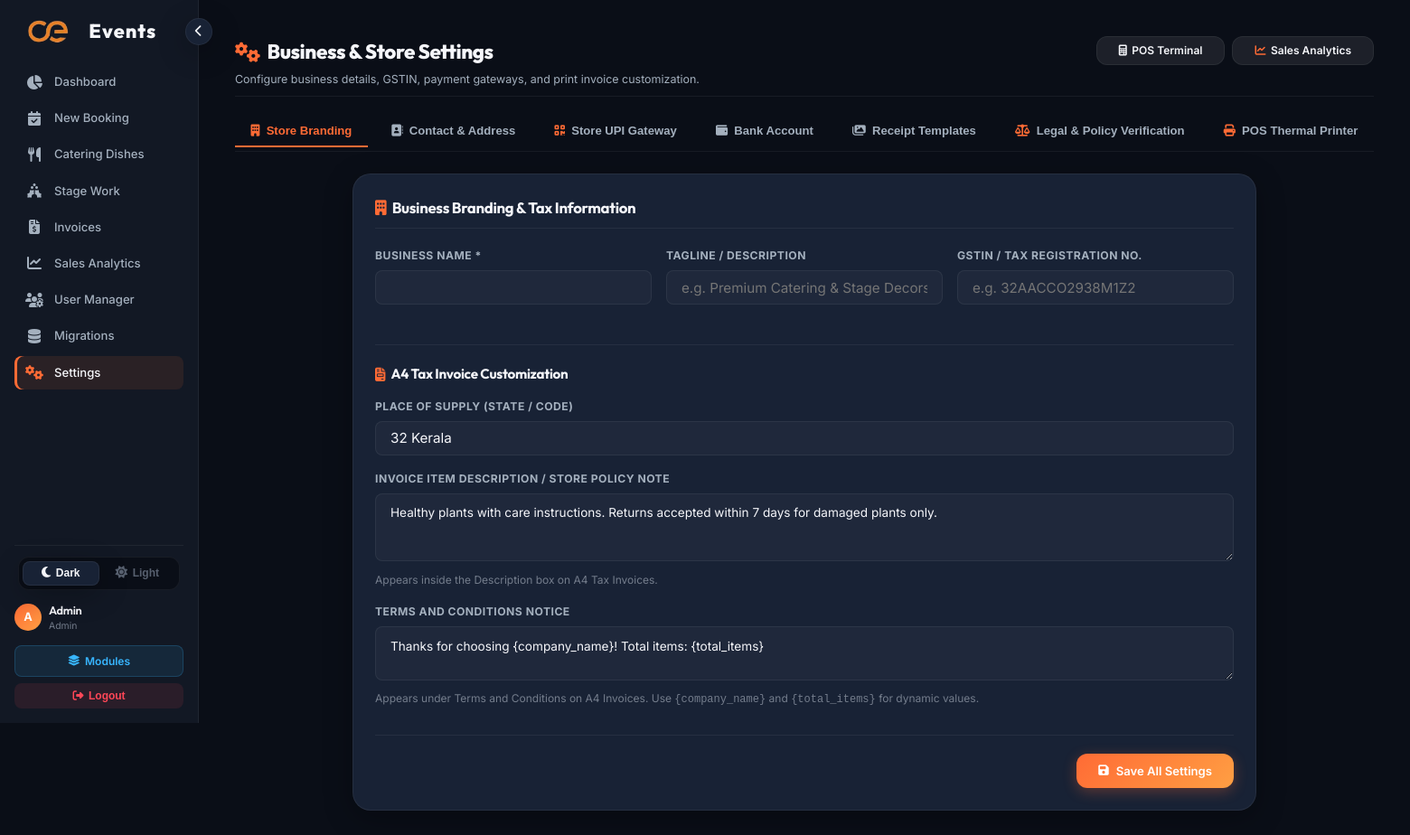
/admin/settings.php (signed in), run on an earlier commit of the app's database.
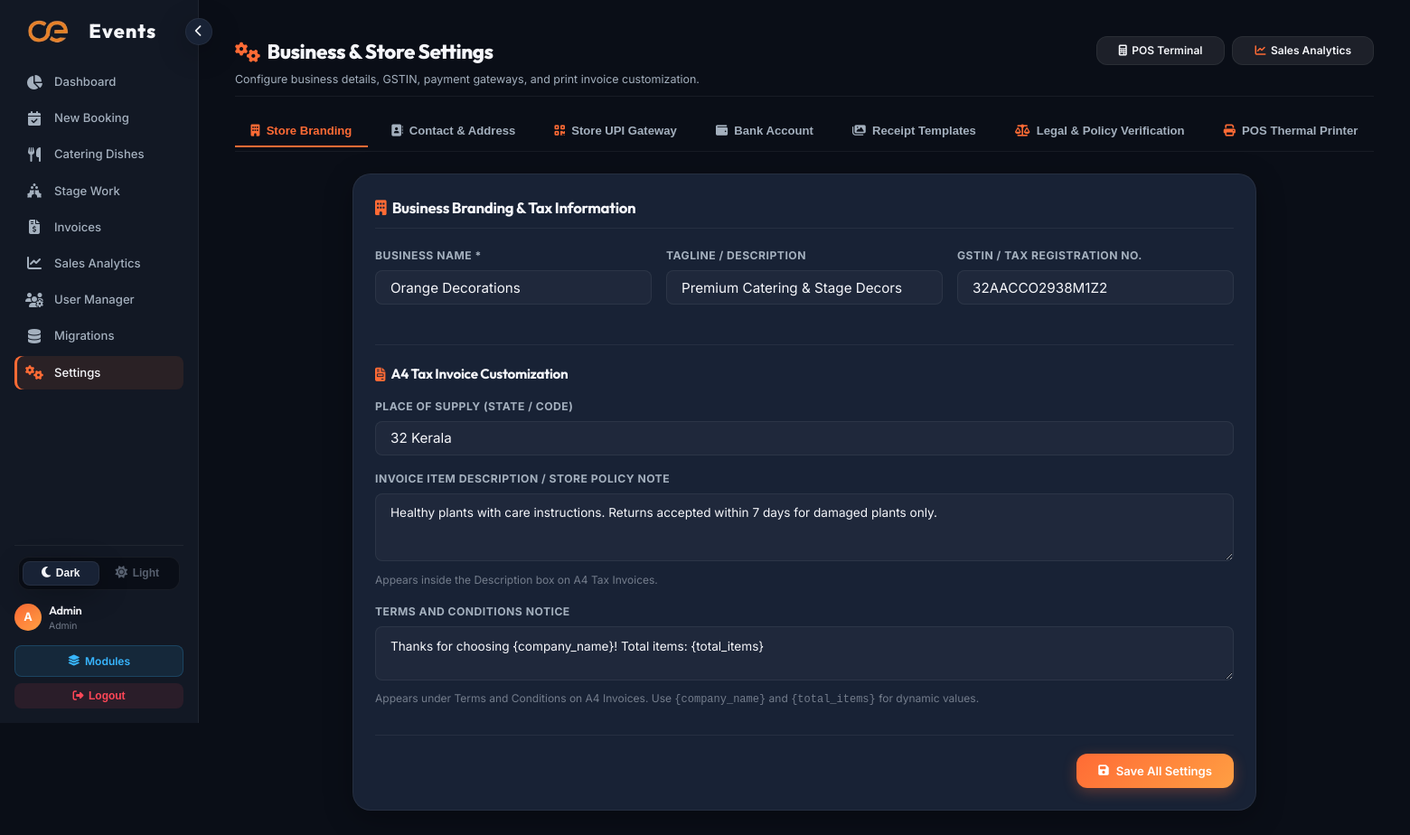
And on a later commit of the database.
### tables this page shows
CREATE TABLE IF NOT EXISTS `settings` (
    `key` VARCHAR(100) PRIMARY KEY,
    `value` TEXT DEFAULT NULL,
    `updated_at` TIMESTAMP DEFAULT CURRENT_TIMESTAMP ON UPDATE CURRENT_TIMESTAMP
);

### includes/functions.php (called while the page is built, shortened)
<?php
function h($str)
{
    return htmlspecialchars($str ?? '', ENT_QUOTES, 'UTF-8');
}
function get_settings()
{
    static $settings = null;
    if ($settings === null) {
        $settings = [];
        try {
            $db = get_db_connection();
            $stmt = $db->query("SELECT `key`, `value` FROM `settings`");
            $rows = $stmt->fetchAll(PDO::FETCH_ASSOC);
            foreach ($rows as $row) {
                $settings[$row['key']] = $row['value'];
            }
        } catch (Throwable $e) {
        }
    }
    return $settings;
}

### admin/settings.php (the view, shortened to what the rows shown need)
<?php
require_once __DIR__ . '/../includes/header.php';
$settings = get_settings();
?>
<div class="content-header" style="margin-bottom: 1.25rem; padding-bottom: 0.5rem; border-bottom: 1px solid var(--border-color); display: flex; justify-content: space-between; align-items: flex-start; flex-wrap: wrap; gap: 1rem;">
    <div class="header-title">
        <h1 style="display:flex; align-items:center; gap:0.5rem; font-size:1.4rem; font-weight:800; color:var(--text-primary); margin:0;">
            <i class="fa-solid fa-gears" style="color:var(--accent-color);"></i>
            Business & Store Settings
        </h1>
    </div>
</div>
<form action="" method="POST" enctype="multipart/form-data">
    <div class="settings-card" style="max-width: 1000px; margin: 0 auto 3rem auto;">
        <div id="tab-branding" class="tab-content" style="display: block;">
            <h2 style="font-size:1.05rem; font-weight:700; color:var(--text-primary); margin:0 0 1.25rem 0; border-bottom:1px solid var(--border-color); padding-bottom:0.5rem; display:flex; align-items:center; gap:0.4rem;">
                <i class="fa-solid fa-building" style="color:var(--accent-color);"></i> Business Branding & Tax Information
            </h2>
            <div style="display: grid; grid-template-columns: repeat(auto-fit, minmax(240px, 1fr)); gap: 1rem;">
                <div class="form-group">
                    <label for="company_subtitle" class="form-group-label">Tagline / Description</label>
                    <input type="text" id="company_subtitle" name="company_subtitle" class="form-control" value="<?= h(isset($settings['company_subtitle']) ? $settings['company_subtitle'] : '') ?>" placeholder="e.g. Premium Catering & Stage Decors" style="background:var(--bg-control); border:1px solid var(--border-color); color:var(--text-primary); height:38px;">
                </div>
            </div>
        </div>
    </div>
</form>
<?php
require_once __DIR__ . '/../includes/footer.php';
?>

What changed in the data, as far as the page shows it:
added settings: company_subtitle "Premium Catering & Stage Decors"
Also different on the page:
form field company_name: (not shown) → "Orange Decorations"
form field company_gstin: (not shown) → "32AACCO2938M1Z2"
